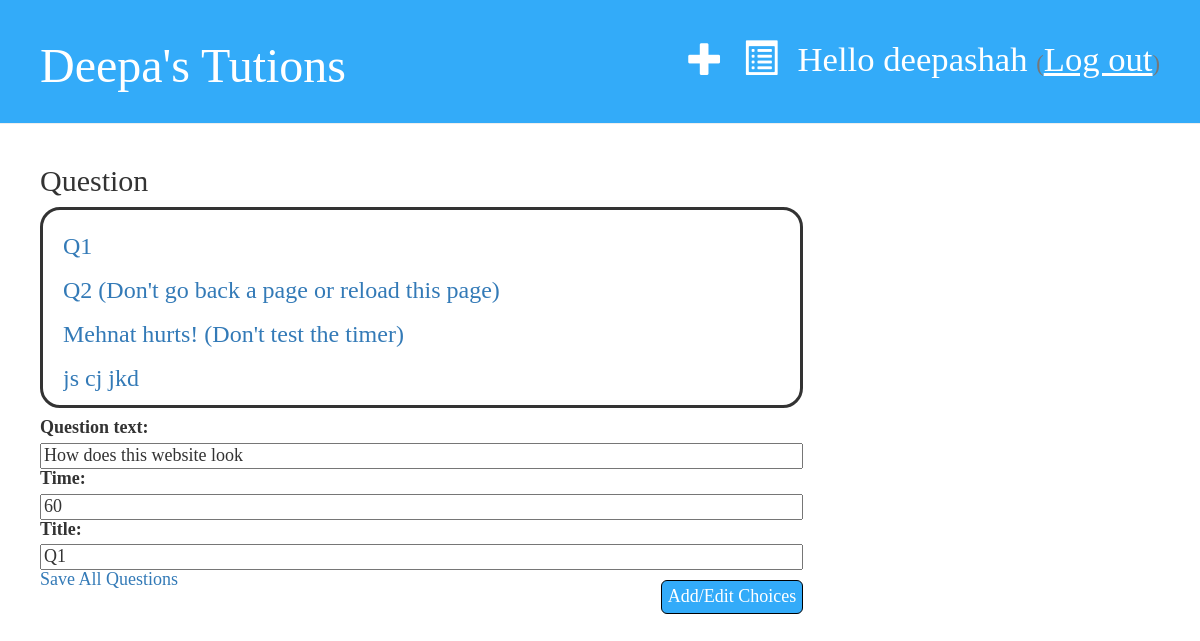
Before: /question/27/edit (signed in) with the older database file.
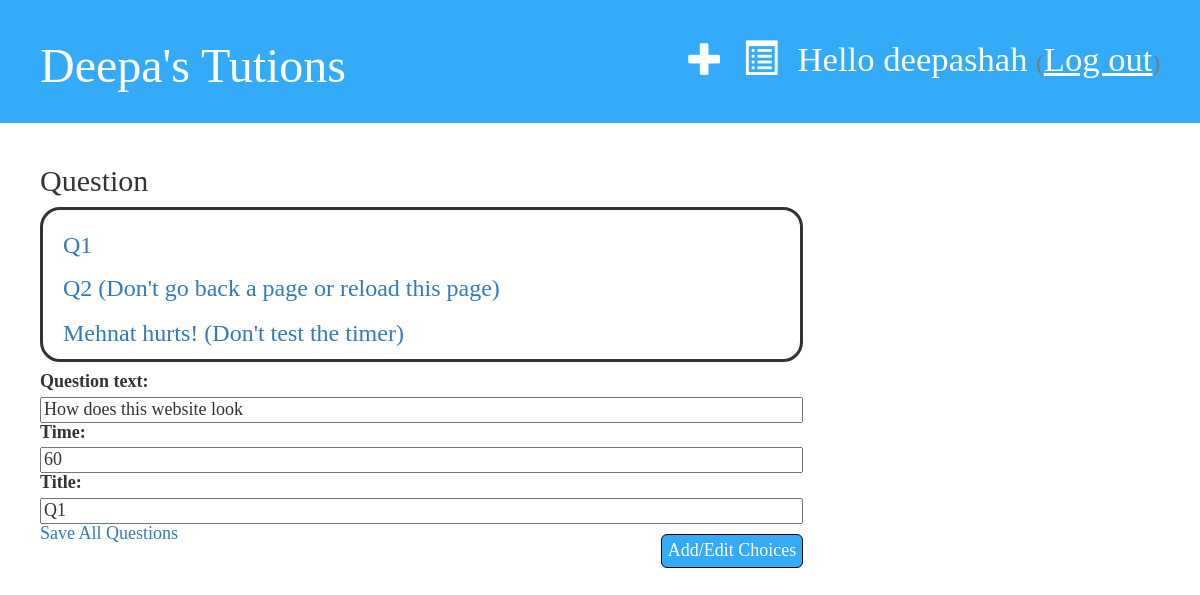
After: the same page with the newer database file.
### quizapp/models.py (models this page shows, shortened)
class Question(models.Model):
    title = models.CharField(max_length=100)
    question_text = models.CharField(max_length=1000)
    time = models.IntegerField(default=60)
    quiz = models.ForeignKey(
        Quiz, on_delete=models.CASCADE, related_name="questions")
    attempters = models.ManyToManyField(
        User, related_name="attempted_questions")

### quizapp/quiz_views.py (the view)
@login_required
def edit_question(request, primkey):
    q = get_object_or_404(Question, pk=primkey)
    if(request.method == "POST"):
        form = QuestionForm(request.POST, instance=q)
        if form.is_valid():
            q = form.save(commit=False)
            q.save()
            return redirect('add_choice', primkey=q.pk)
    else:
        form = QuestionForm(instance=q)
    return render(request, 'quizapp/question_edit.html', {'form': form, "questions": q.quiz.questions.all(), "quiz": q.quiz})

### quizapp/forms.py
class QuestionForm(forms.ModelForm):
    class Meta:
        model = Question
        fields = {'title', 'question_text', 'time'}

### quizapp/templates/quizapp/question_edit.html (shortened to what this page needs)
{% extends 'quizapp/base.html'%}
{% block content %}
<h2>Question</h2>
{% if user.is_staff %}
<div class="list">
	<div class="list-content">
	{% for question in questions%}
		<h3>
			<a href="{% url 'add_choice' primkey=question.pk%}">
				{{question.title}}
			</a>
		</h3>
	{% endfor %}
	</div>
</div>
	<h4>
	<form method="POST" class="post-form">
		{{form.as_p}}
		<button type="submit" class="save-button">Add/Edit Choices</button>
	</form>
	</h4>
	<h4>
	<a href="{% url 'quiz_edit' primkey=quiz.pk%}">
	    Save All Questions
	</a>
	</h4>
{%else%}
<h2>You do not have access to this page. Return to where you belong</h2>
{%endif%}
{% endblock %}

Changed rows visible on the page:
removed Question: title "js cj jkd"
